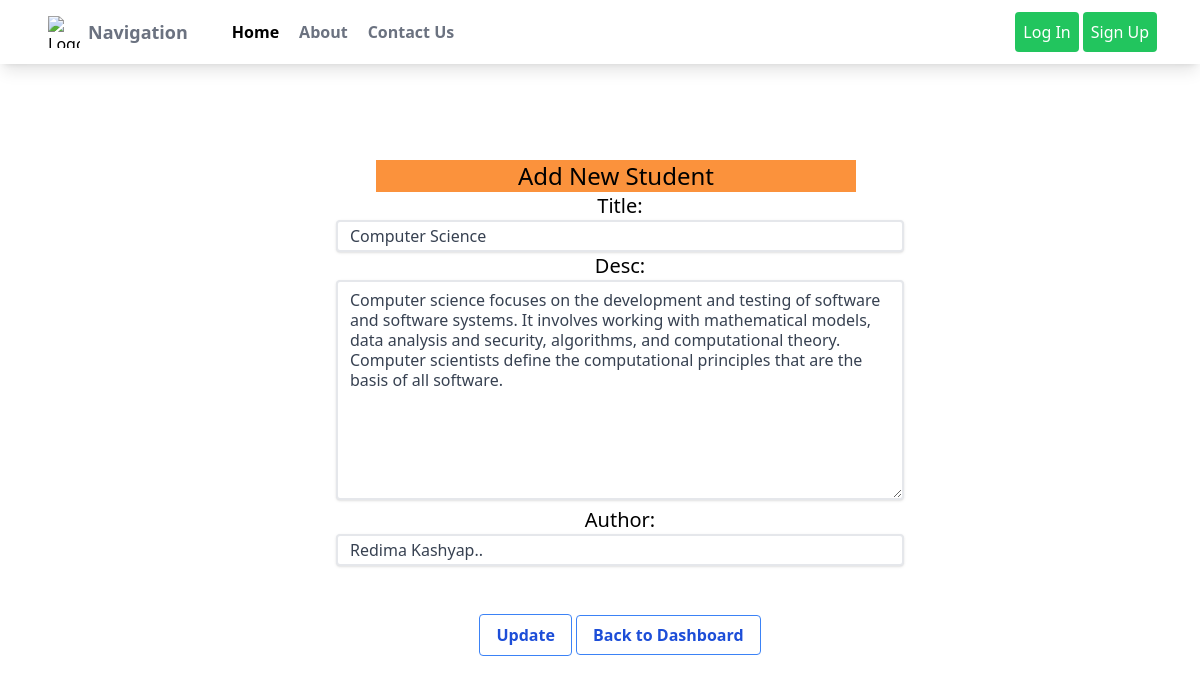
The page /edit/3 on the database its author committed.
### blog/models.py (models this page shows)
class Blogpost(models.Model):
    title = models.CharField(max_length=200)
    desc = models.TextField()
    author = models.CharField(max_length= 120, default="Redima Kashyap")

### blog/views.py (the view)
# urls.py: path("edit/<int:id>", views.edit_page, name="edit")
def edit_page(request, id):
    if request.method == "POST":
        forms = AuthorForm(request.POST)
        if forms.is_valid():
            utitle = forms.cleaned_data["title"]
            udesc = forms.cleaned_data["desc"]
            uauthor = forms.cleaned_data["author"]
            user = Blogpost(id = id,title= utitle, desc = udesc , author = uauthor)
            user.save()
            return HttpResponseRedirect("/dashboard/")
    else:
        user = Blogpost.objects.get(pk = id)
        forms = AuthorForm(instance= user)
    return render(request, "blog/edit.html", {"forms": forms})

### blog/forms.py
class AuthorForm(forms.ModelForm):
    class Meta:
        model = Blogpost
        fields = ['title', "desc", "author"]
        widgets = {
            "title": forms.TextInput(attrs={"class":"border-2 border-solid border-gray-900 shadow appearance-none border rounded py-2 w-[35.5rem] h-[2rem] px-3 text-gray-700 leading-tight outline-2 outline-green-500"}),
            "desc": forms.Textarea(attrs={"class":"border-2 border-solid border-gray-900 shadow appearance-none border  rounded py-2 w-[35.5rem] h-[5rem] px-3 text-gray-700 leading-tight outline-2 outline-green-500"}),
            "author": forms.TextInput(attrs={"class":"border-2 border-solid border-gray-900 shadow appearance-none border rounded py-2 w-[35.5rem] h-[2rem] px-3 text-gray-700 leading-tight outline-2 outline-green-500"}),
        }

### blog/templates/blog/edit.html (shortened to what this page needs)
{% extends 'blog/main.html' %}
{% block content %}
<div class="h-[33rem] w-[40rem] text-center m-auto mt-24">
    <form action="" method="post" class="mt-5 ml-10" id="form">
      <h2 class="text-2xl text-center bg-orange-400 w-[30rem] ml-[3.5rem]">Add New Student</h2>
      {% for i in forms%}
        <label for="{{i.id_for_label}}" class="text-xl">{{i.label}}:</label><br>
        {{i}} <br>
        {% endfor %}
           <br> <br>
<button type="submit" class="bg-transparent hover:bg-blue-500 text-blue-700 font-semibold hover:text-white py-2 px-4 border border-blue-500 hover:border-transparent rounded ">Update</button>
<a href="/dashboard/" class="class=bg-transparent hover:bg-blue-500 text-blue-700 font-semibold hover:text-white py-2 px-4 border border-blue-500 hover:border-transparent rounded ">Back to Dashboard
</a>
</form>
</div>
{% endblock content %}

### static/css/style.css (style rules this page uses)
html { line-height: 1.5; -webkit-text-size-adjust: 100%; -moz-tab-size: 4; -o-tab-size: 4; tab-size: 4; font-family: ui-sans-serif, system-ui, -apple-system, BlinkMacSystemFont, "Segoe UI", Roboto, "Helvetica Neue", Arial, "Noto Sans", sans-serif, "Apple Color Emoji", "Segoe UI Emoji", "Segoe UI Symbol", "Noto Color Emoji"; font-feature-settings: normal; }
body { margin: 0; line-height: inherit; }
h1, h2, h3, h4, h5, h6 { font-size: inherit; font-weight: inherit; }
a { color: inherit; text-decoration: inherit; }
button, input, optgroup, select, textarea { font-family: inherit; font-size: 100%; font-weight: inherit; line-height: inherit; color: inherit; margin: 0; padding: 0; }
button, select { text-transform: none; }
button, [type='button'], [type='reset'], [type='submit'] { -webkit-appearance: button; background-color: transparent; background-image: none; }
blockquote, dl, dd, h1, h2, h3, h4, h5, h6, hr, figure, p, pre { margin: 0; }
textarea { resize: vertical; }
input::placeholder, textarea::placeholder { opacity: 1; color: #9ca3af; }
button, [role="button"] { cursor: pointer; }
.m-auto { margin: auto; }
.mt-5 { margin-top: 1.25rem; }
.ml-10 { margin-left: 2.5rem; }
.ml-\[3\.5rem\] { margin-left: 3.5rem; }
.mt-24 { margin-top: 6rem; }
.h-\[2rem\] { height: 2rem; }
.h-\[33rem\] { height: 33rem; }
.w-\[35\.5rem\] { width: 35.5rem; }
.w-\[40rem\] { width: 40rem; }
.w-\[30rem\] { width: 30rem; }
.appearance-none { -webkit-appearance: none; -moz-appearance: none; appearance: none; }
.rounded { border-radius: 0.25rem; }
.border { border-width: 1px; }
.border-2 { border-width: 2px; }
.border-solid { border-style: solid; }
.border-blue-500 { --tw-border-opacity: 1; border-color: rgb(59 130 246 / var(--tw-border-opacity)); }
.bg-transparent { background-color: transparent; }
.bg-orange-400 { --tw-bg-opacity: 1; background-color: rgb(251 146 60 / var(--tw-bg-opacity)); }
.px-3 { padding-left: 0.75rem; padding-right: 0.75rem; }
.px-4 { padding-left: 1rem; padding-right: 1rem; }
.py-2 { padding-top: 0.5rem; padding-bottom: 0.5rem; }
.text-center { text-align: center; }
.text-xl { font-size: 1.25rem; line-height: 1.75rem; }
.text-2xl { font-size: 1.5rem; line-height: 2rem; }
.font-semibold { font-weight: 600; }
.leading-tight { line-height: 1.25; }
.text-gray-700 { --tw-text-opacity: 1; color: rgb(55 65 81 / var(--tw-text-opacity)); }
.text-blue-700 { --tw-text-opacity: 1; color: rgb(29 78 216 / var(--tw-text-opacity)); }
.shadow { --tw-shadow: 0 1px 3px 0 rgb(0 0 0 / 0.1), 0 1px 2px -1px rgb(0 0 0 / 0.1); --tw-shadow-colored: 0 1px 3px 0 var(--tw-shadow-color), 0 1px 2px -1px var(--tw-shadow-color); box-shadow: var(--tw-ring-offset-shadow, 0 0 #0000), var(--tw-ring-shadow, 0 0 #0000), var(--tw-shadow); }
.outline-2 { outline-width: 2px; }
.outline-green-500 { outline-color: #22c55e; }

### rows shown on the page
Blogpost: forms "Computer Science" "Computer science focuses on the development and testing of software and software systems. It involves working with mathematical models, data analysis and security, algorithms, and computational theory. Computer scientists define the computational principles that are the basis of all software." "Redima Kashyap.."

### other values the page prints
{{ i.label }} "Title" "Desc" "Author"
